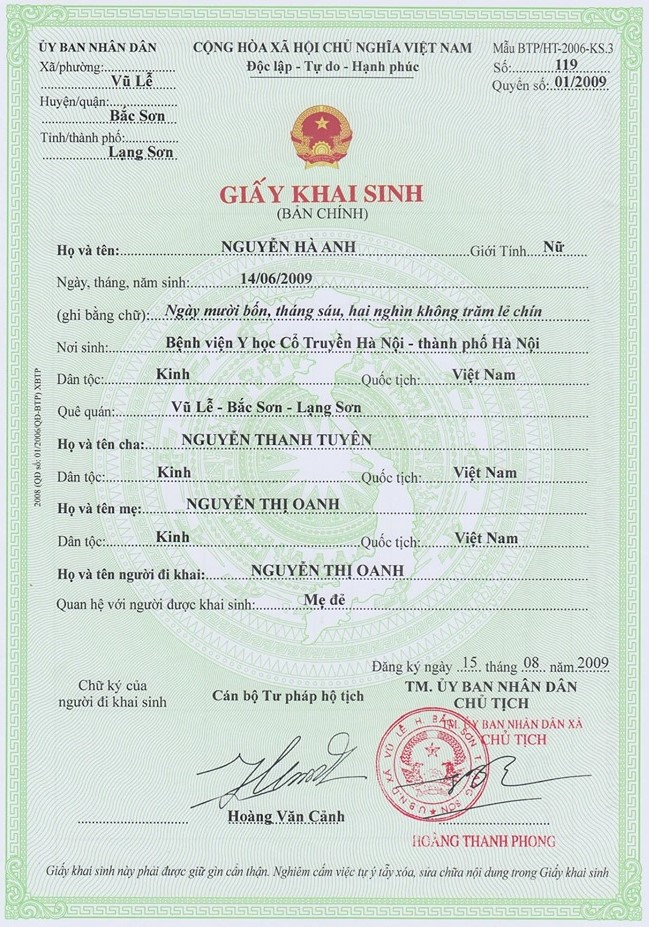
#> input picture Open_cv/photos/sample1.jpg, 649 x 927 px, found by its file name
$ python find_coordinate.py
#> lines starting #> are read from the running program, lines starting #| are printed output that depends on the picture
import cv2
import pytesseract

pytesseract.pytesseract.tesseract_cmd = r'C:\Program Files\Tesseract-OCR\tesseract.exe'

# Đường dẫn đến hình ảnh
image_path = r'D:\Test_Lab\Open_cv\photos\sample1.jpg'  # Sử dụng r'' để tránh lỗi escape

# Đọc hình ảnh từ file
image = cv2.imread(image_path)
#> image is the input picture: shape (927, 649, 3); mean B, G, R 213.3, 220.1, 208.9
if image is None:
    print("Error: Không thể đọc hình ảnh. Vui lòng kiểm tra đường dẫn.")
else:
    # Chuyển đổi sang ảnh xám
    image = cv2.cvtColor(image, cv2.COLOR_BGR2GRAY)
#> image: shape (927, 649)

    # Kiểm tra kích thước
    height, width = image.shape
#> height = 927; width = 649
    print("width : ", width)
#| width :  649
    print("height : ", height)
#| height :  927
    #
    #threshold_value = 150 # Thay đổi giá trị này để điều chỉnh độ tương phản
    #_, image = cv2.threshold(image, threshold_value, 255, cv2.THRESH_BINARY)

    # Hàm để cắt và trích xuất văn bản từ ảnh
    def extract_text_from_image(image, x1, y1, x2, y2):
        if x1 >= 0 and x2 <= image.shape[1] and y1 >= 0 and y2 <= image.shape[0]:
            # Vẽ hình chữ nhật màu tím lên ảnh
            cv2.rectangle(image, (x1, y1), (x2, y2), (0, 0, 0), 2)  # Màu tím
            # Trích xuất văn bản từ vùng đã chỉ định
            cropped_image = image[y1:y2, x1:x2]
            text = pytesseract.image_to_string(cropped_image, lang='vie')
            return text, image
        else:
            return "Tọa độ không hợp lệ.", None
    # Xác định tọa độ cắt 5
    x1, y1 = int(width*0.07), int(height * 0.27)
#> x1 = 45; y1 = 250
    x2, y2 = width, int(height * 0.35)
#> x2 = 649; y2 = 324

    # Gọi hàm để cắt và trích xuất văn bản
    text, cropped_image = extract_text_from_image(image, x1, y1, x2, y2)
#> in extract_text_from_image, `cv2.rectangle(image, (x1, y1), (x2, y2), (0, 0, 0), 2)`:
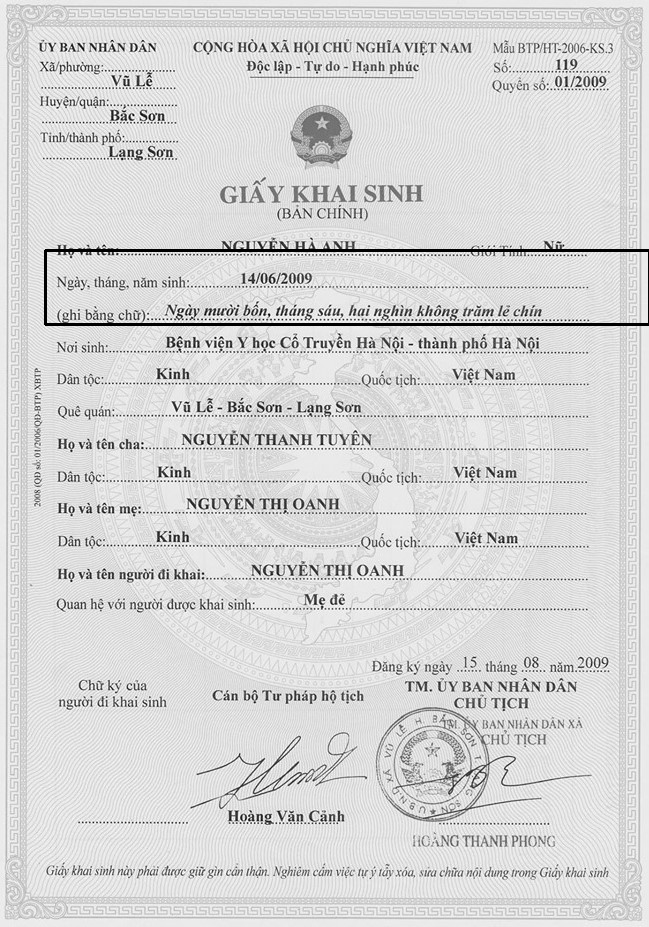
#> image: shape (927, 649); min 0, max 255, mean 214.6
#> in extract_text_from_image, `cropped_image = image[y1:y2, x1:x2]`:
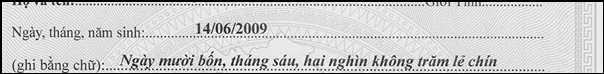
#> cropped_image: shape (74, 604); min 0, max 255, mean 202.2
#> (the run stopped early here; a loop or call above may not have finished)

$ run again, with Open_cv/photos/sample2.jpg copied over Open_cv/photos/sample1.jpg
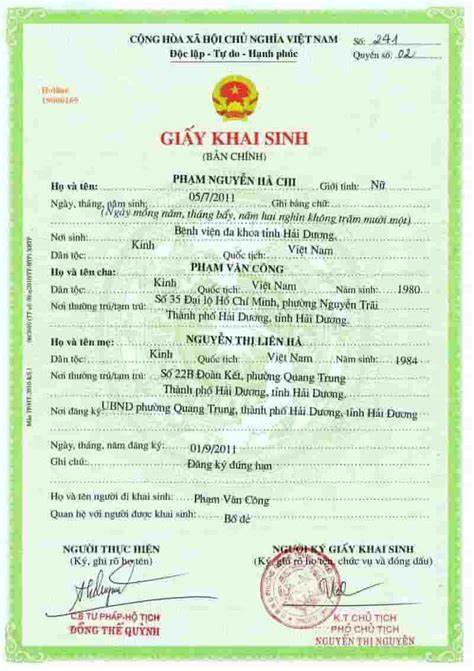
#> input picture Open_cv/photos/sample2.jpg, 474 x 671 px, found by its file name
#> image is the input picture: shape (671, 474, 3); mean B, G, R 207.7, 232.6, 213.7
#| width :  474
#| height :  671
#> in extract_text_from_image, `cv2.rectangle(image, (x1, y1), (x2, y2), (0, 0, 0), 2)`:
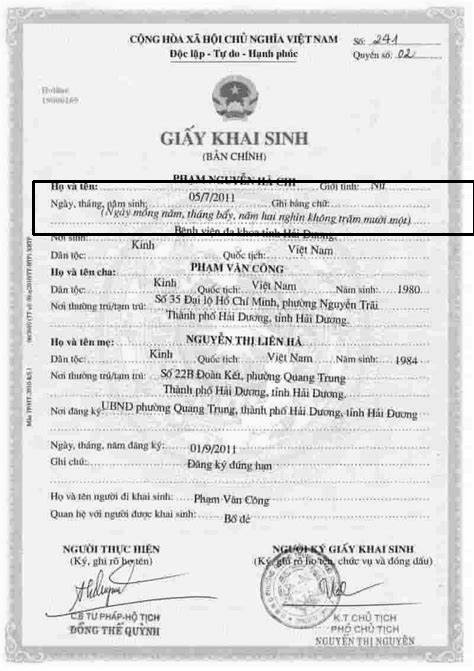
#> image: shape (671, 474); min 0, max 255, mean 222.2
#> in extract_text_from_image, `cropped_image = image[y1:y2, x1:x2]`:
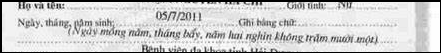
#> cropped_image: shape (53, 441); min 0, max 255, mean 204.7
